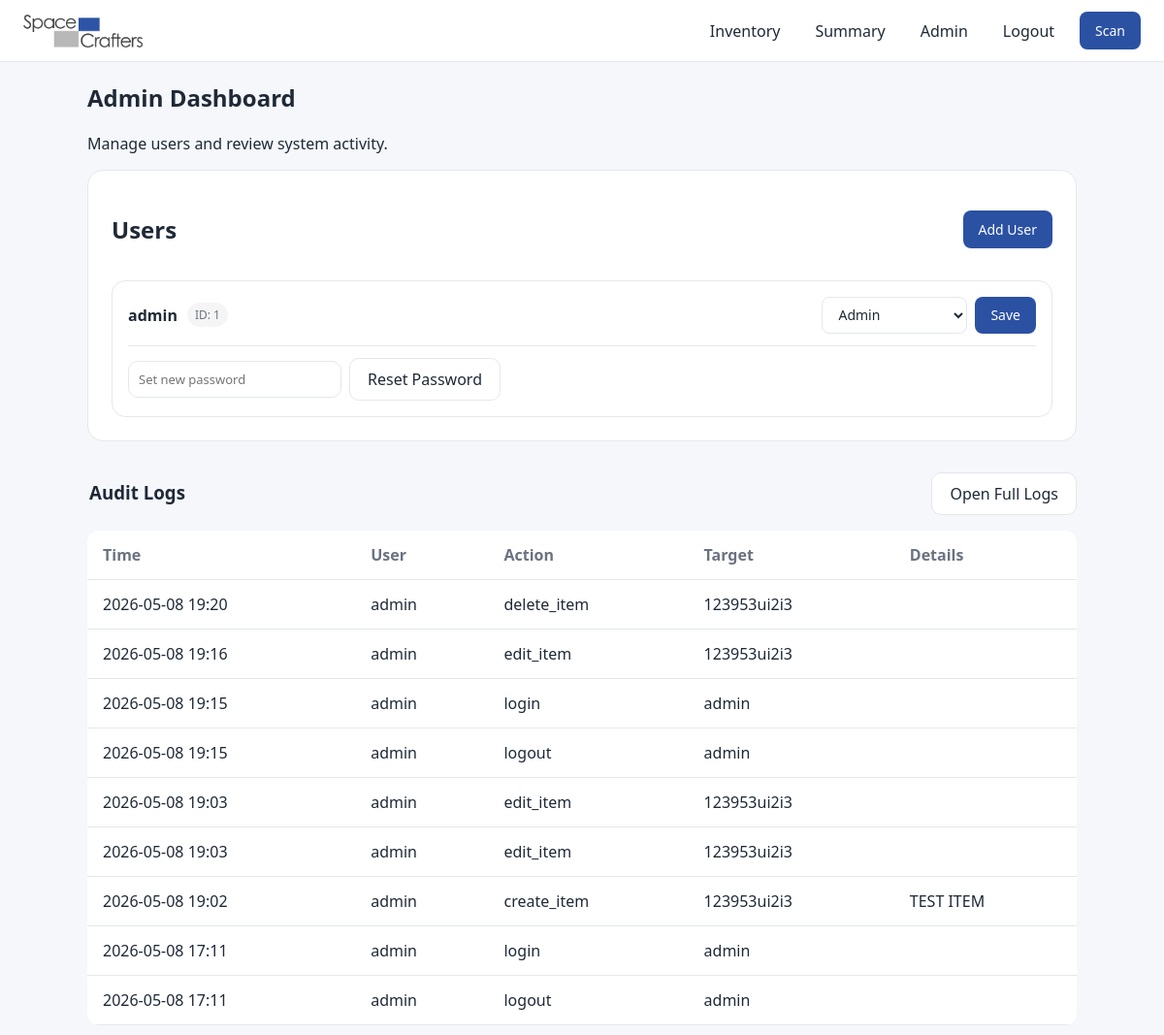
The page /admin (signed in) on the database its author committed.
### models.py (models this page shows, shortened)
class User(UserMixin, db.Model):
    __tablename__ = "users"
    id = db.Column(db.Integer, primary_key=True)
    username = db.Column(db.String(100), unique=True, nullable=False)
    password_hash = db.Column(db.String(200), nullable=False)
    role = db.Column(db.String(20), default="viewer", nullable=False)
    audit_logs = db.relationship(
        "AuditLog",
        back_populates="actor",
        cascade="all, delete-orphan",
    )
    @property
    def is_active(self):
        return True
    @property
    def is_admin(self):
        return self.role == "admin"

class AuditLog(db.Model):
    __tablename__ = "audit_logs"
    id = db.Column(db.Integer, primary_key=True)
    actor_id = db.Column(
        db.Integer,
        db.ForeignKey("users.id"),
        nullable=True,
    )
    action = db.Column(db.String(200), nullable=False)
    target = db.Column(db.String(200))
    details = db.Column(db.Text)
    created_at = db.Column(
        db.DateTime,
        default=lambda: datetime.now(timezone.utc),
        index=True
    )
    actor = db.relationship("User", back_populates="audit_logs")

### app.py (the view)
@app.route("/admin")
@login_required
@admin_required
def admin():
    users = User.query.all()
    logs = AuditLog.query.order_by(AuditLog.id.desc()).limit(10).all()
    return render_template(
        "admin.html",
        users=users,
        logs=logs
    )

### app.py (called while the page is built)
@login_manager.user_loader
def load_user(user_id):
    return db.session.get(User, int(user_id))

def admin_required(view):
    @wraps(view)
    def wrapped(*args, **kwargs):
        if not current_user.is_authenticated or not current_user.is_admin:
            abort(403)
        return view(*args, **kwargs)
    return wrapped

### templates/admin.html (shortened to what this page needs)
{% extends "base.html" %}
{% block content %}
<div class="page">
  <h2>Admin Dashboard</h2>
  <p class="muted-text">Manage users and review system activity.</p>
  <div class="card">
    <div class="table-section-header">
      <h2>Users</h2>
      <a class="primary-btn" href="{{ url_for('add_user') }}">Add User</a>
    </div>
    <div class="user-admin-list">
      {% for user in users %}
      <div class="user-admin-row">
        <div class="user-admin-top">
          <div class="user-admin-info">
            <h3>{{ user.username }}</h3>
            <span class="user-admin-id">ID: {{ user.id }}</span>
          </div>
          <div class="user-admin-main-actions">
            <form method="POST" action="{{ url_for('edit_user', user_id=user.id) }}" class="role-form">
              <div class="role-actions">
                <select name="role">
                  <option value="admin" {% if user.role == "admin" %}selected{% endif %}>Admin</option>
                </select>
                <button type="submit" class="primary-btn">Save</button>
              </div>
            </form>
          </div>
        </div>
        <div class="user-admin-bottom">
          <form method="POST"
                action="{{ url_for('reset_user_password', user_id=user.id) }}"
                class="reset-password-form"
                onsubmit="return confirm('Reset password for {{ user.username }}?')">
            <input
              type="password"
              name="new_password"
              placeholder="Set new password"
              required
              minlength="8"
              autocomplete="new-password"
            >
            <button type="submit" class="secondary-btn">Reset Password</button>
          </form>
        </div>
      </div>
      {% endfor %}
    </div>
  </div>
<div class="table-section-header">
  <h3>Audit Logs</h3>
  <a href="{{ url_for('view_audit_logs') }}" class="secondary-btn">
    Open Full Logs
  </a>
</div>
{% if logs %}
  <div class="table-scroll">
    <table class="summary-table">
      <thead>
        <tr>
          <th>Time</th>
          <th>User</th>
          <th>Action</th>
          <th>Target</th>
          <th>Details</th>
        </tr>
      </thead>
      <tbody>
        {% for log in logs[:10] %}
        <tr>
          <td>{{ log.created_at.strftime("%Y-%m-%d %H:%M") if log.created_at else "" }}</td>
          <td>{{ log.actor.username if log.actor else "System" }}</td>
          <td>{{ log.action }}</td>
          <td>{{ log.target or "" }}</td>
          <td>{{ log.details or "" }}</td>
        </tr>
        {% endfor %}
      </tbody>
    </table>
  </div>
{% else %}
  <p class="muted-text">No activity yet.</p>
{% endif %}
</div>
{% endblock %}

### static/style.css (style rules this page uses)
:root { --primary: #2b51a3; --primary-hover: #2b51a3cc; --bg: #f5f7fb; --card: #ffffff; --border: #e5e7eb; --text: #1f2937; --muted: #6b7280; }
* { box-sizing: border-box; }
html { scroll-behavior: smooth; }
body { margin: 0; font-family: system-ui, -apple-system, sans-serif; background: var(--bg); color: var(--text); }
textarea, input, button, select { font: inherit; }
button { font-family: inherit; }
.card, .item-card, .primary-btn, .secondary-btn { transition: all 0.2s ease; }
.page { max-width: 1100px; margin: 10px auto; padding: 0 20px; }
.card { background: var(--card); border: 1px solid var(--border); border-radius: 16px; padding: 24px; margin-bottom: 32px; }
.card-header, .section-header, .table-section-header { display: flex; justify-content: space-between; align-items: center; gap: 12px; }
.table-section-header { margin-bottom: 16px; width: 100%; }
.card-header h2, .card-header h3, .section-header h3, .table-section-header h3 { margin: 0; }
.table-section-header h3 { line-height: 1; padding-left: 2px; }
input, select { width: 100%; max-width: 100%; padding: 12px 14px; border-radius: 10px; border: 1px solid var(--border); font-size: 14px; background: var(--card); color: var(--text); }
.primary-btn { background: var(--primary); color: white; border: none; padding: 10px 16px; border-radius: 8px; font-size: 14px; font-weight: 500; cursor: pointer; }
.secondary-btn { background: var(--card); border: 1px solid var(--border); padding: 10px 18px; border-radius: 10px; cursor: pointer; color: var(--text); }
.primary-btn, .secondary-btn { text-decoration: none; display: inline-flex; align-items: center; justify-content: center; }
.table, .summary-table { width: 100%; border-collapse: collapse; background: var(--card); border-radius: 12px; overflow: hidden; margin-top: 0; }
.table th, .table td, .summary-table th, .summary-table td { padding: 14px 16px; border-bottom: 1px solid var(--border); vertical-align: middle; text-align: left; }
.summary-table th { font-weight: 600; color: var(--muted); }
.table-scroll { width: 100%; overflow-x: auto; }
.inline-form, .role-form { margin: 0; }
.user-admin-list { display: flex; flex-direction: column; gap: 12px; }
.user-admin-row { border: 1px solid var(--border); border-radius: 14px; padding: 16px; background: var(--card); }
.user-admin-top { display: flex; justify-content: space-between; align-items: center; gap: 16px; flex-wrap: nowrap; }
.user-admin-info { display: flex; align-items: center; gap: 10px; flex-wrap: wrap; min-width: 0; }
.user-admin-info h3 { margin: 0; font-size: 16px; font-weight: 600; }
.user-admin-id { font-size: 12px; color: var(--muted); background: rgba(0, 0, 0, 0.04); padding: 4px 8px; border-radius: 999px; }
.user-admin-main-actions { display: flex; align-items: stretch; justify-content: flex-end; gap: 10px; flex-wrap: nowrap; margin-left: auto; }
.user-admin-main-actions form { display: flex; align-items: stretch; margin: 0; }
.user-admin-main-actions .primary-btn, .user-admin-main-actions .secondary-btn { white-space: nowrap; }
.role-actions { display: flex; align-items: stretch; gap: 8px; flex-wrap: nowrap; }
.role-actions select { width: auto; min-width: 150px; max-width: none; height: 38px; padding: 0 36px 0 12px; border-radius: 8px; flex: 0 0 auto; }
.role-actions .primary-btn, .user-admin-main-actions .secondary-btn { height: 38px; }
.user-admin-bottom { margin-top: 12px; padding-top: 12px; border-top: 1px solid var(--border); }
.reset-password-form { display: flex; align-items: center; gap: 8px; flex-wrap: wrap; }
.reset-password-form input { width: 220px; max-width: 100%; padding: 9px 10px; font-size: 13px; }

### rows shown on the page
User: username "admin", id "1", role "Admin"
AuditLog: created_at "2026-05-08 19:20", actor "admin", action "delete_item", target "123953ui2i3"
AuditLog: created_at "2026-05-08 19:16", actor "admin", action "edit_item", target "123953ui2i3"
AuditLog: created_at "2026-05-08 19:15", actor "admin", action "login", target "admin"
AuditLog: created_at "2026-05-08 19:15", actor "admin", action "logout", target "admin"
AuditLog: created_at "2026-05-08 19:03", actor "admin", action "edit_item", target "123953ui2i3"
AuditLog: created_at "2026-05-08 19:03", actor "admin", action "edit_item", target "123953ui2i3"
AuditLog: created_at "2026-05-08 19:02", actor "admin", action "create_item", target "123953ui2i3", details "TEST ITEM"
AuditLog: created_at "2026-05-08 17:11", actor "admin", action "login", target "admin"
AuditLog: created_at "2026-05-08 17:11", actor "admin", action "logout", target "admin"
